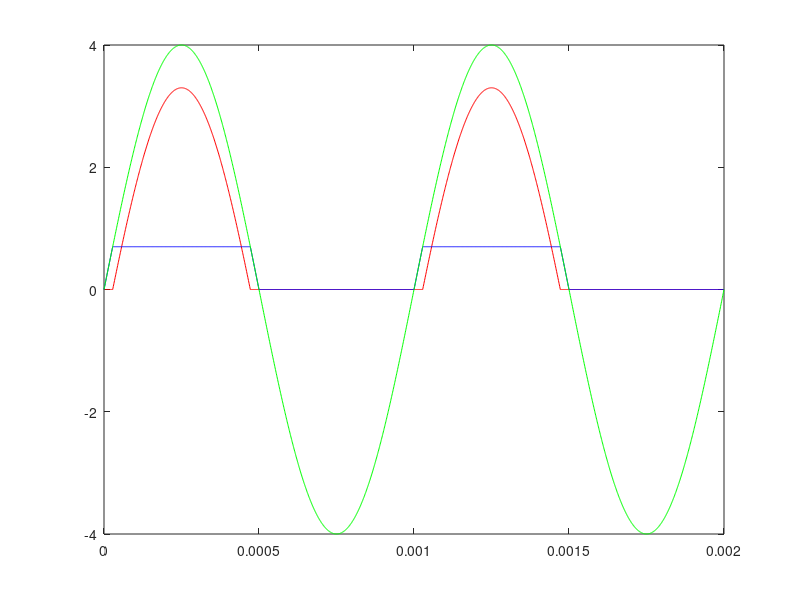

This figure's MATLAB source:
clear;
clc;

t = 0:0.000001:0.002;

Vi = 4*sin(1000*2*pi*t);
Vr = Vi - 0.7;
Vd = t.*0;

for i=1 : length(t)
    
    if( Vr(i) < 0)
       Vr(i)=0;
    end
    
end


for i=1 : length(t)
    
   Vd(i)=4*(sin(1000*2*pi*t(i)));
   if ( Vd(i) > 0.7 ) 
       Vd(i) = 0.7;
   end
   
   if( Vd(i) < 0)
       Vd(i)=0;
   end
   
end

plot(t,Vr,"r");

hold on;

plot(t,Vd,"b");

hold on;

plot ( t, Vi, 'g' );
